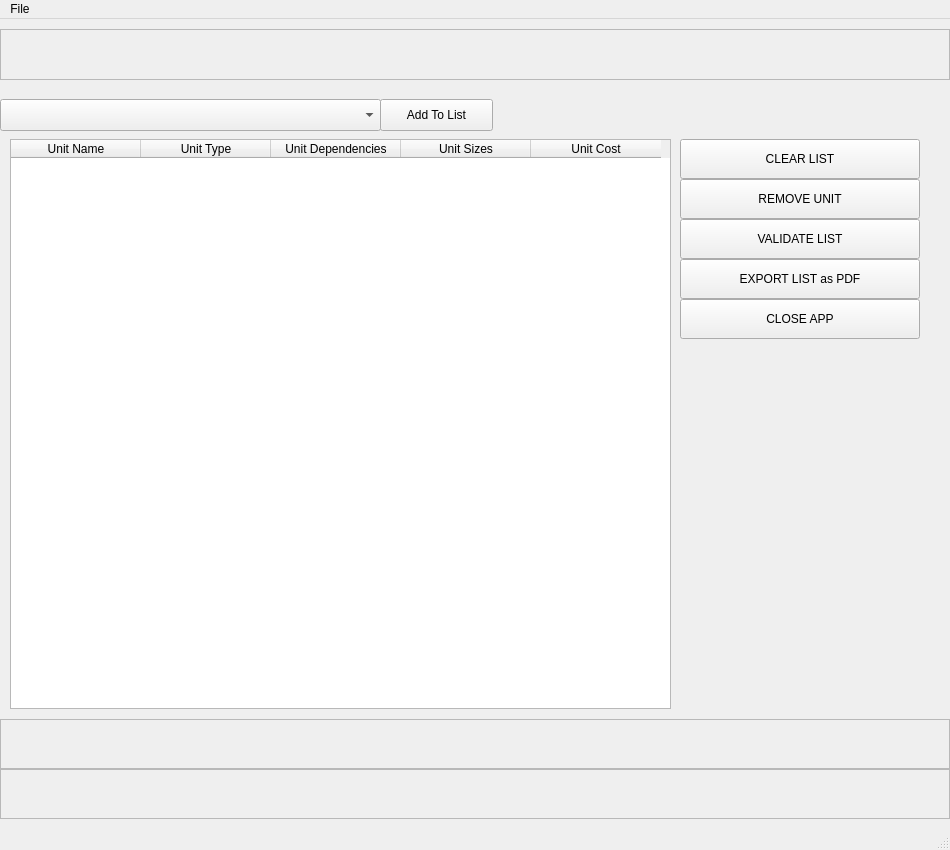
<?xml version="1.0" encoding="UTF-8"?>
<ui version="4.0">
 <class>listBuilderWindow</class>
 <widget class="QMainWindow" name="listBuilderWindow">
  <property name="geometry">
   <rect>
    <x>0</x>
    <y>0</y>
    <width>950</width>
    <height>850</height>
   </rect>
  </property>
  <property name="minimumSize">
   <size>
    <width>900</width>
    <height>850</height>
   </size>
  </property>
  <property name="maximumSize">
   <size>
    <width>1000</width>
    <height>850</height>
   </size>
  </property>
  <property name="font">
   <font>
    <bold>false</bold>
   </font>
  </property>
  <property name="windowTitle">
   <string>Boarding Actions - List Building</string>
  </property>
  <property name="autoFillBackground">
   <bool>false</bool>
  </property>
  <widget class="QWidget" name="centralwidget">
   <widget class="QLabel" name="factionLabel">
    <property name="geometry">
     <rect>
      <x>0</x>
      <y>10</y>
      <width>950</width>
      <height>51</height>
     </rect>
    </property>
    <property name="frameShape">
     <enum>QFrame::StyledPanel</enum>
    </property>
   </widget>
   <widget class="QPushButton" name="saveListButton">
    <property name="geometry">
     <rect>
      <x>680</x>
      <y>240</y>
      <width>240</width>
      <height>40</height>
     </rect>
    </property>
    <property name="text">
     <string>EXPORT LIST as PDF</string>
    </property>
   </widget>
   <widget class="QPushButton" name="closeListButton">
    <property name="geometry">
     <rect>
      <x>680</x>
      <y>280</y>
      <width>240</width>
      <height>40</height>
     </rect>
    </property>
    <property name="text">
     <string>CLOSE APP</string>
    </property>
   </widget>
   <widget class="QPushButton" name="addToListButton">
    <property name="geometry">
     <rect>
      <x>380</x>
      <y>80</y>
      <width>113</width>
      <height>32</height>
     </rect>
    </property>
    <property name="text">
     <string>Add To List</string>
    </property>
   </widget>
   <widget class="QComboBox" name="unitChoiceComboBox">
    <property name="geometry">
     <rect>
      <x>0</x>
      <y>80</y>
      <width>381</width>
      <height>32</height>
     </rect>
    </property>
   </widget>
   <widget class="QLabel" name="listStatusBarLabel">
    <property name="geometry">
     <rect>
      <x>0</x>
      <y>700</y>
      <width>950</width>
      <height>50</height>
     </rect>
    </property>
    <property name="frameShape">
     <enum>QFrame::StyledPanel</enum>
    </property>
    <property name="frameShadow">
     <enum>QFrame::Sunken</enum>
    </property>
    <property name="lineWidth">
     <number>3</number>
    </property>
    <property name="text">
     <string/>
    </property>
    <property name="alignment">
     <set>Qt::AlignLeading|Qt::AlignLeft|Qt::AlignVCenter</set>
    </property>
   </widget>
   <widget class="QTableWidget" name="unitListTableWidget">
    <property name="geometry">
     <rect>
      <x>10</x>
      <y>120</y>
      <width>661</width>
      <height>570</height>
     </rect>
    </property>
    <property name="editTriggers">
     <set>QAbstractItemView::NoEditTriggers</set>
    </property>
    <attribute name="horizontalHeaderMinimumSectionSize">
     <number>20</number>
    </attribute>
    <attribute name="horizontalHeaderDefaultSectionSize">
     <number>130</number>
    </attribute>
    <attribute name="verticalHeaderMinimumSectionSize">
     <number>20</number>
    </attribute>
    <attribute name="verticalHeaderDefaultSectionSize">
     <number>50</number>
    </attribute>
    <column>
     <property name="text">
      <string>Unit Name</string>
     </property>
    </column>
    <column>
     <property name="text">
      <string>Unit Type</string>
     </property>
    </column>
    <column>
     <property name="text">
      <string>Unit Dependencies</string>
     </property>
    </column>
    <column>
     <property name="text">
      <string>Unit Sizes</string>
     </property>
    </column>
    <column>
     <property name="text">
      <string>Unit Cost</string>
     </property>
    </column>
   </widget>
   <widget class="QPushButton" name="clearListButton">
    <property name="geometry">
     <rect>
      <x>680</x>
      <y>120</y>
      <width>240</width>
      <height>40</height>
     </rect>
    </property>
    <property name="text">
     <string>CLEAR LIST</string>
    </property>
   </widget>
   <widget class="QPushButton" name="removeSelectedUnitButton">
    <property name="geometry">
     <rect>
      <x>680</x>
      <y>160</y>
      <width>240</width>
      <height>40</height>
     </rect>
    </property>
    <property name="text">
     <string>REMOVE UNIT</string>
    </property>
   </widget>
   <widget class="QPushButton" name="validateListButton">
    <property name="geometry">
     <rect>
      <x>680</x>
      <y>200</y>
      <width>240</width>
      <height>40</height>
     </rect>
    </property>
    <property name="text">
     <string>VALIDATE LIST</string>
    </property>
   </widget>
   <widget class="QLabel" name="validationLabel">
    <property name="geometry">
     <rect>
      <x>0</x>
      <y>750</y>
      <width>950</width>
      <height>50</height>
     </rect>
    </property>
    <property name="frameShape">
     <enum>QFrame::StyledPanel</enum>
    </property>
    <property name="frameShadow">
     <enum>QFrame::Sunken</enum>
    </property>
    <property name="lineWidth">
     <number>3</number>
    </property>
    <property name="text">
     <string/>
    </property>
    <property name="alignment">
     <set>Qt::AlignLeading|Qt::AlignLeft|Qt::AlignVCenter</set>
    </property>
   </widget>
  </widget>
  <widget class="QMenuBar" name="menubar">
   <property name="geometry">
    <rect>
     <x>0</x>
     <y>0</y>
     <width>950</width>
     <height>24</height>
    </rect>
   </property>
   <widget class="QMenu" name="menuFile">
    <property name="title">
     <string>File</string>
    </property>
    <addaction name="actionCloseList"/>
   </widget>
   <addaction name="menuFile"/>
  </widget>
  <widget class="QStatusBar" name="statusbar"/>
  <action name="actionCloseList">
   <property name="text">
    <string>Close</string>
   </property>
   <property name="shortcut">
    <string>Ctrl+S</string>
   </property>
  </action>
 </widget>
 <resources/>
 <connections/>
</ui>
